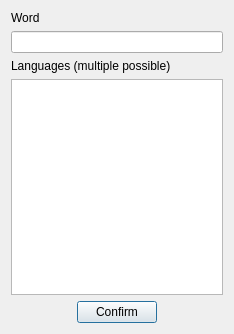
<?xml version="1.0" encoding="UTF-8"?>
<ui version="4.0">
 <class>AddNewWordDialog</class>
 <widget class="QDialog" name="AddNewWordDialog">
  <property name="geometry">
   <rect>
    <x>0</x>
    <y>0</y>
    <width>234</width>
    <height>334</height>
   </rect>
  </property>
  <property name="windowTitle">
   <string>Add new word</string>
  </property>
  <layout class="QGridLayout" name="gridLayout">
   <item row="0" column="0">
    <widget class="QLabel" name="label">
     <property name="text">
      <string>Word</string>
     </property>
    </widget>
   </item>
   <item row="1" column="0">
    <widget class="QLineEdit" name="new_word_textedit"/>
   </item>
   <item row="2" column="0">
    <widget class="QLabel" name="label_2">
     <property name="text">
      <string>Languages (multiple possible)</string>
     </property>
    </widget>
   </item>
   <item row="3" column="0">
    <widget class="QListWidget" name="language_list_view"/>
   </item>
   <item row="4" column="0">
    <layout class="QHBoxLayout" name="horizontalLayout">
     <item>
      <spacer name="horizontalSpacer">
       <property name="orientation">
        <enum>Qt::Horizontal</enum>
       </property>
       <property name="sizeHint" stdset="0">
        <size>
         <width>40</width>
         <height>20</height>
        </size>
       </property>
      </spacer>
     </item>
     <item>
      <widget class="QPushButton" name="confirm_button">
       <property name="text">
        <string>Confirm</string>
       </property>
      </widget>
     </item>
     <item>
      <spacer name="horizontalSpacer_2">
       <property name="orientation">
        <enum>Qt::Horizontal</enum>
       </property>
       <property name="sizeHint" stdset="0">
        <size>
         <width>40</width>
         <height>20</height>
        </size>
       </property>
      </spacer>
     </item>
    </layout>
   </item>
  </layout>
 </widget>
 <resources/>
 <connections>
  <connection>
   <sender>confirm_button</sender>
   <signal>clicked()</signal>
   <receiver>AddNewWordDialog</receiver>
   <slot>confirmSelection()</slot>
   <hints>
    <hint type="sourcelabel">
     <x>115</x>
     <y>310</y>
    </hint>
    <hint type="destinationlabel">
     <x>211</x>
     <y>308</y>
    </hint>
   </hints>
  </connection>
 </connections>
 <slots>
  <slot>confirmSelection()</slot>
 </slots>
</ui>
